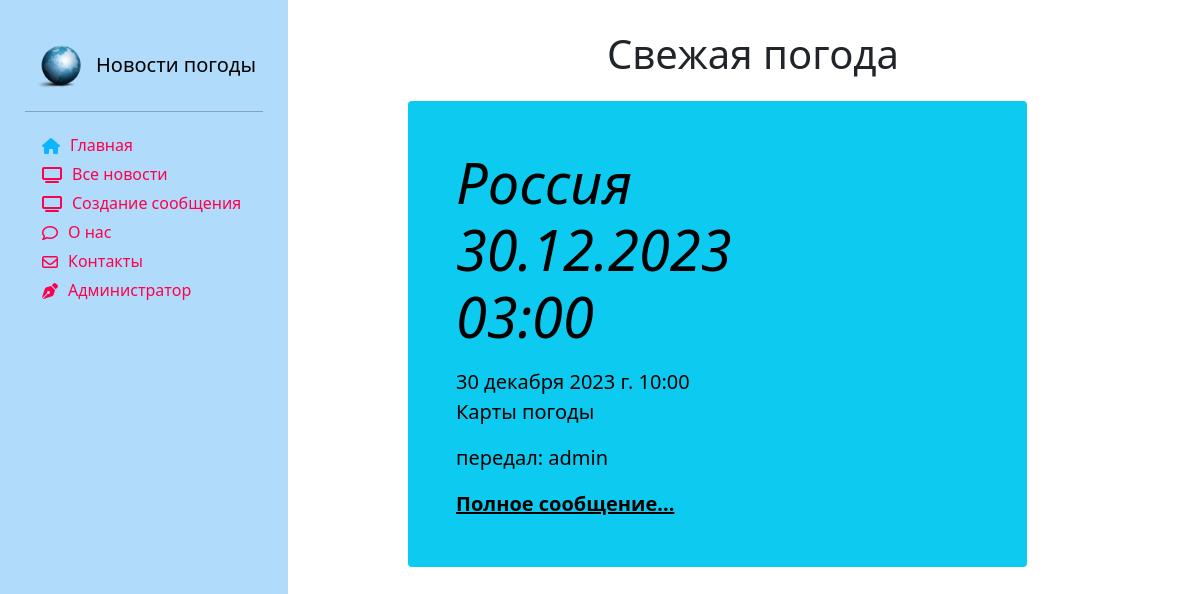
The app's page /, older data.
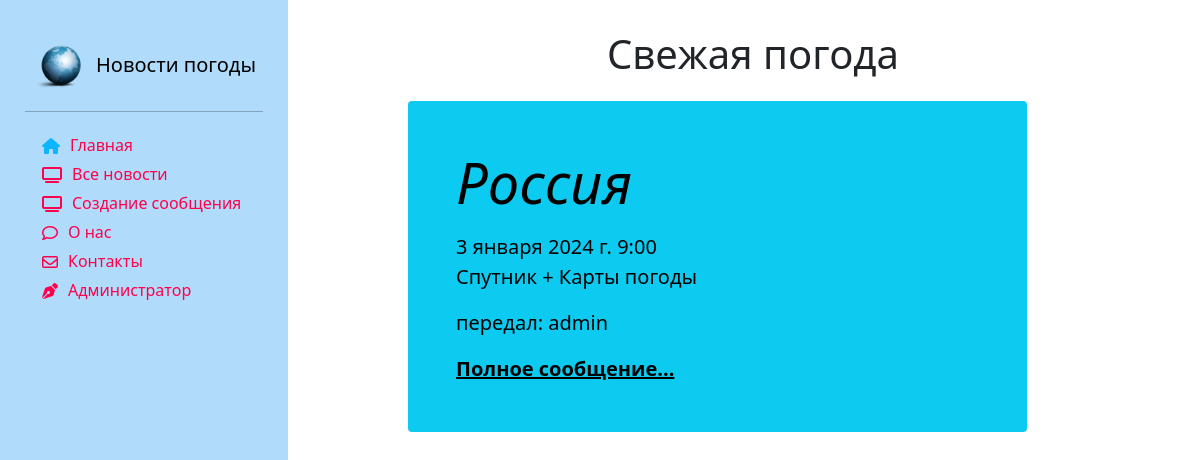
The same page, newer data.
### news/models.py (models this page shows, shortened)
class Article(models.Model):
    categories = (('ФП', 'Фактическая погода'),
                  ('ПП', 'Прогноз погоды'),
                  ('ШО', 'Штормовое оповещение'),
                  ('ШП', 'Штормовое предупреждение'),
                  ('КП', 'Карты погоды'))
    author = models.ForeignKey(User, on_delete=models.SET_NULL, null=True, verbose_name='Автор')
    title = models.CharField('Пункт', max_length=50, default='')
    category = models.CharField(choices=categories, max_length=20, verbose_name='Категория сообщения')
    anouncement = models.TextField('Анонс', max_length=250)
    text = models.TextField('Текст сообщения')
    date = models.DateTimeField('Дата наблюдения', auto_created=True)
    tags = models.ManyToManyField(to=Tag, blank=True, verbose_name='Явления')
    slug = models.SlugField()
    def __str__(self):
        return f' {self.title} от: {str(self.date)[:16]}'
    def get_absolute_url(self):
        return f'/news/show/{self.id}'
    class Meta:
        ordering = ['-date', 'title']
        verbose_name = 'Сообщение'
        verbose_name_plural ='Сообщения'

### main/views.py (the view)
# urls.py: path('', views.index, name='demo'),
def index(request):
    articles = Article.objects.prefetch_related('tags').all()
    print(articles)
    for a in articles:
        print(a.title, a.tags.all())
    tag_list = Tag.objects.all().values('title')
    print(tag_list)
    author_list = User.objects.all()
    print(author_list)
    article = Article.objects.all().order_by('-date').first()
    context = {'article': article}
    return render(request, 'main/index.html', context)

### news/models.py (called while the page is built)
    def __str__(self):
        return self.title

### main/templates/main/index.html (shortened to what this page needs)
{% extends 'main/base_template.html' %}
{% load static %}
{% load bootstrap5 %}
{% block content %}
    <div class="row">
    <div class="text-center" style="margin-top:30px;">
        <h1>Свежая погода</h1>
    </div>
    <div class="single_news">
        <div class="p-4 p-md-5 text-black rounded bg-info">
            <div class="col-md-6 px-0">
                <h1 class="display-4 fst-italic"> {{ article.title }}</h1>
                <p class="lead my-3">{{ article.date }} {{ article.anouncement }}</p>
                <p class="lead my-3">передал: {{ article.author }} </p>
                <p class="lead mb-0"><a href="{{ article.get_absolute_url }}" class="text-black fw-bold">Полное
                    сообщение...</a></p>
            </div>
        </div>
    </div>
</div>
{% endblock %}

### main/templates/main/base_template.html (shortened to what this page needs)
<!DOCTYPE html>
{% load static %}
{% load bootstrap5 %}
{% load crispy_forms_tags %}
<html lang="ru">
<head>
    <link rel="stylesheet" href="{% static 'main/css/style.css' %}">
    {% bootstrap_css %}
</head>
<body>
            <div class="row">
                    <div class="col-4">
                        <div class="sticky-top">
                            {% include 'main/sidebar.html' %}
                    <div class="col-7">
                        {% block content %}{% endblock %}
                    </div>
</body>
</html>

### main/templates/main/sidebar.html (shortened to what this page needs)
{% load bootstrap5 %}
{% load static %}
{% bootstrap_css %}
<link rel="stylesheet" href="{% static 'main/css/style.css' %}">
<link href="https://cdn.jsdelivr.net/npm/bootstrap@5.0.0/dist/css/bootstrap.min.css" rel="stylesheet" >
<aside>
    <a href="/" class="d-flex align-items-center mb-3 mb-md-0 me-md-auto text-black text-decoration-none">
        <img  src="{% static 'main' %}/img/News_icon.png" width="40" height="50">
        <span class="fs-5 d-none d-lg-block responsive-title"> Новости погоды</span>
    </a>
    <hr>
        <ul class="nav nav-pills flex-column mb-auto">
              <li class="nav-item">
                  <a href="{% url 'home' %}" {% if request.path == 'home' %} class="link-active" aria-current="page" {% endif %}>
                        <i class="fa-solid fa-home menu-icon {% if request.resolver_match.view_name  == 'home' %} link-active {% endif %}" ></i>
                        <div class="d-none d-lg-block"> Главная</div>
                  </a>
              </li>
              <li class="nav-item">
                  <a href="{% url 'news_index' %}" {% if request.path == '/news/all_news' %} class="link-active" aria-current="page" {% endif %}>
                        <i class="fa-solid fa-tv menu-icon {% if request.resolver_match.view_name  == '/news_index/' %} link-active {% endif %}"></i>
                        <div class="d-none d-lg-block"> Все новости</div>
                  </a>
              </li>
              <li class="nav-item">
                  <a href="{% url 'new_article' %}" {% if request.path == '/news/new_article' %} class="link-active" aria-current="page" {% endif %}>
                        <i class="fa-solid fa-tv menu-icon {% if request.resolver_match.view_name  == '/new_article/' %} link-active {% endif %}"></i>
                        <div class="d-none d-lg-block"> Создание сообщения</div>
                  </a>
              </li>
              <li class="nav-item">
                  <a href="{% url 'about' %}" {% if request.path == '/about/' %} class="link-active" aria-current="page" {% endif %}>
                        <i class="fa-sharp fa-regular fa-comment menu-icon {% if request.resolver_match.view_name  == '/about/' %} link-active {% endif %}"></i>
                        <div class="d-none d-lg-block"> О нас </div>
                  </a>
              </li>
              <li class="nav-item">
                  <a href="{% url 'contacts' %}" {% if request.path == '/contacts/' %} class="link-active" aria-current="page" {% endif %}>
                        <i class="fa-regular fa-envelope menu-icon {% if request.resolver_match.view_name  == '/contacts/' %} link-active {% endif %}"></i>
                        <div class="d-none d-lg-block"> Контакты </div>
                  </a>
              </li>
              <li class="nav-item">
                  <a href="/admin/" >
                        <i class="fa fa-pen-nib menu-icon {% if request.resolver_match.view_name  == '/admin/' %} link-active {% endif %}"></i>
                        <div class="d-none d-lg-block"> Администратор </div>
                  </a>
              </li>
       </ul>
</aside>
</body>
</html>

### main/static/main/css/style.css (style rules this page uses)
body { #background-color:#1abaff; }
aside { float: left; background: #97CFF8; */ width: 25%; padding: 1%; height: 100vh; color: black; }
a { text-decoration:none; color:black; }
aside img { padding: 0px 10px; width: auto; height: 50px; float: left; border-radius:5%; }
aside { padding: 35px 25px; background: #B1DBFA; width: 75%; }
aside a { color: #FF004C; outline: none; text-decoration: none; padding: 5px 1px; }
aside li { padding: 5px 17px 0; }
body .single_news { margin-top:15px; float: left; width: 90%; }
.link-active { color: #0db5fc; }
.d-lg-block { float: inline-start; white-space:nowrap; border-right: none; overflow-x:auto; }
.menu-icon { float: inline-start; padding: 5px 10px 0 0; border-right: 5px; }
@media (max-width: 1339.98px) { .responsive-title { white-space:normal; } }

Row changes from the older to the newer data that the page shows:
no longer on this page (row unchanged): Article: title "Россия 30.12.2023 03:00", date "30 декабря 2023 г. 10:00", anouncement "Карты погоды", author "admin"
added Article: title "Россия", date "3 января 2024 г. 9:00", anouncement "Спутник + Карты погоды", author "admin"
